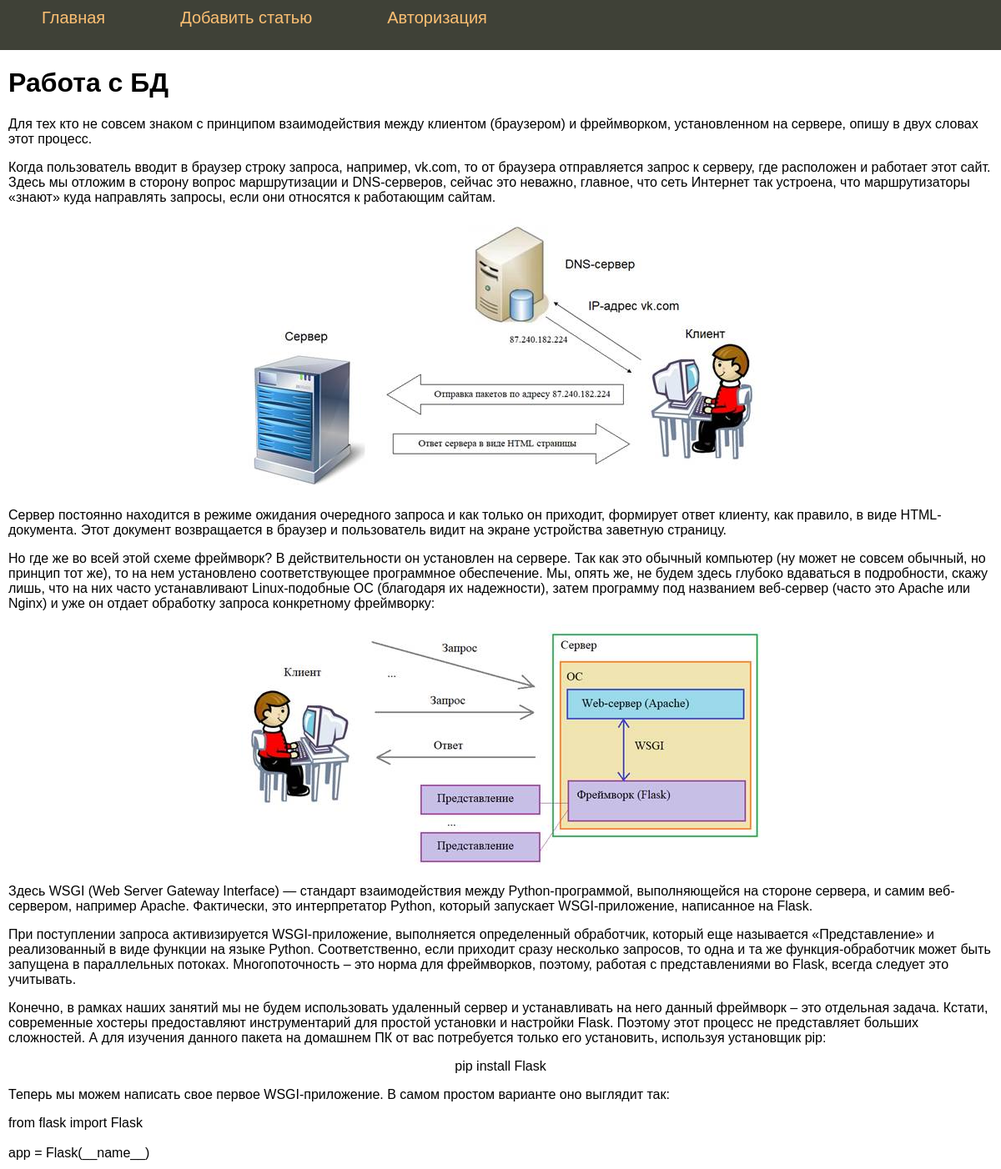
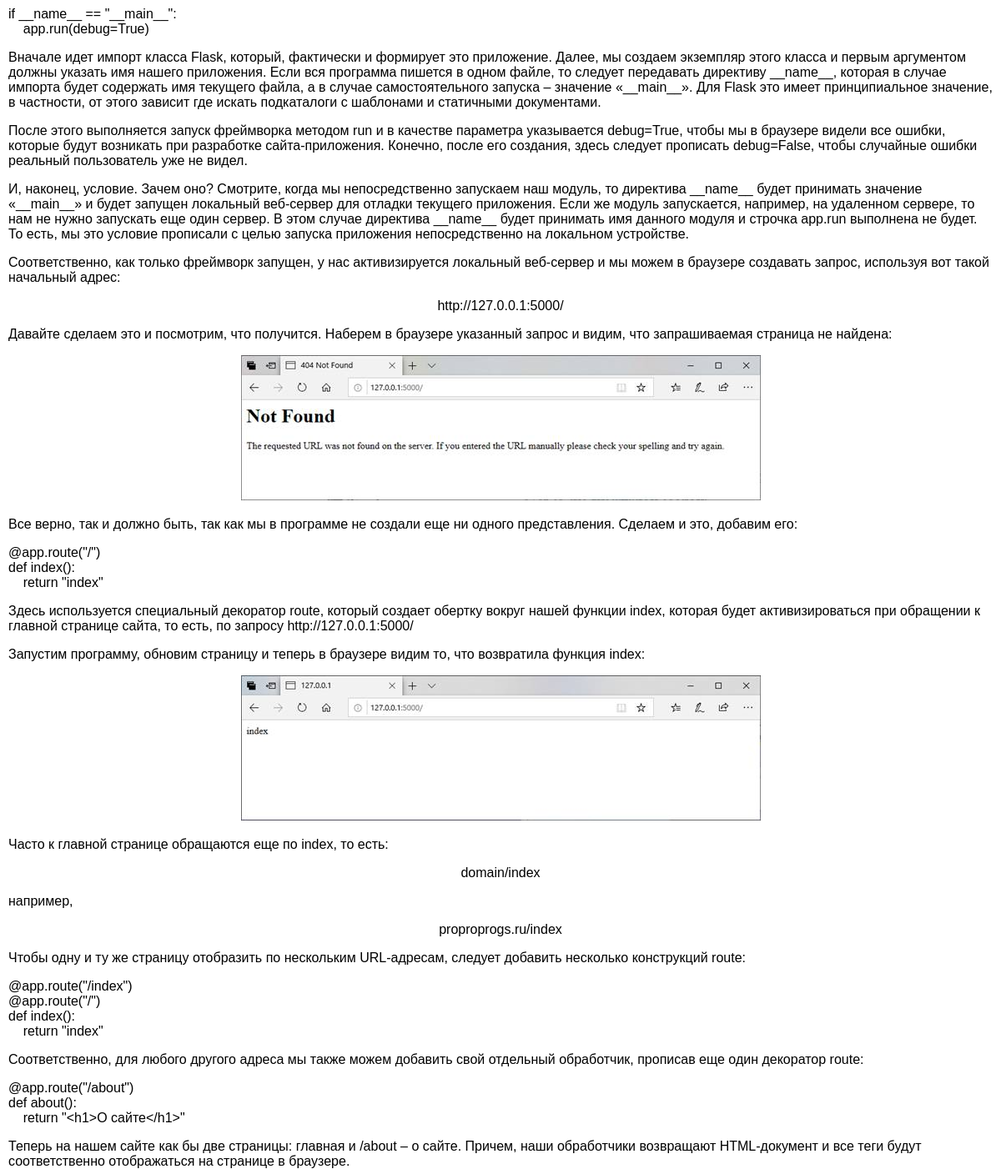
The page /post/framework-flask-intro2 on the database its author committed (2 pictures, top to bottom).
### tables this page shows
CREATE TABLE mainmenu (
id integer PRIMARY KEY AUTOINCREMENT,
title text NOT NULL,
url text NOT NULL
);

CREATE TABLE posts (
id integer PRIMARY KEY AUTOINCREMENT,
title text NOT NULL,
text text NOT NULL,
url text NOT NULL,
time integer NOT NULL
);

### flsite.py (the view)
@app.route("/post/<alias>")
def showPost(alias):
    title,post = dbase.getPost(alias)
    if not title:
        abort(404)
    return render_template('post.html', menu=dbase.getMenu(), title=title, post=post)

### FDataBase.py (called while the page is built)
    def getMenu(self):
        sql = '''SELECT * FROM mainmenu'''
        try:
            self.__cur.execute(sql)
            res = self.__cur.fetchall()
            if res: return res
        except:
            print("Ошибка чтения из БД")
        return []

    def getPost(self, alias):
        try:
            self.__cur.execute(f"SELECT title, text FROM posts WHERE url LIKE '{alias}' LIMIT 1")
            res = self.__cur.fetchone()
            if res:
                return res
        except sqlite3.Error as e:
            print("Ошибка получения статьи из БД"+str(e))
        return (False, False)

### flsite.py (called while the page is built)
def connect_db():
    conn = sqlite3.connect(app.config['DATABASE'])
    conn.row_factory = sqlite3.Row
    return conn

def get_db():
    if not hasattr(g, 'link_db'):
        g.link_db = connect_db()
    return g.link_db

@app.before_request
def before_request():
    global dbase
    db = get_db()
    dbase=FDataBase(db)

### templates/post.html
{% extends 'base.html' %}
{% block content %}
    {{ super() }}
    {{ post | safe }}
{% endblock %}

### templates/base.html (shortened to what this page needs)
<!doctype html>
<html lang="ru">
<head>
    <link rel="stylesheet" href="{{ url_for('static', filename='css/style.css') }}">
</head>
<body>
    {% block content %}
        <ul class="mainmenu">
            {% for m in menu %}
                <li><a href="{{ m.url }}">{{ m.title }}</a></li>
            {% endfor %}
        </ul>
        <div class="content">
            {% if title %}
                <h1>{{ title }}</h1>
            {% else %}
                <h1>Главная страница</h1>
            {% endif %}
    {% endblock %}
    </div>
</body>
</html>

### static/css/style.css (style rules this page uses)
html, body { font-family: 'Arial'; margin: 0; padding: 0; height: 100%; width: 100%; }
a { color: #005962; text-decoration: none; }
ul.mainmenu { list-style: none; background: #3F4137; height: 60px; margin: 0; padding: 0; color: #fdc073; font-size: 20px; overflow: hidden; }
ul.mainmenu li { float: left; margin: 10px 40px 0 50px; }
ul.mainmenu li a { color: #fdc073; text-decoration: none; }
.content { margin: 10px; }

### rows shown on the page
mainmenu: title "Главная"
mainmenu: title "Добавить статью"
mainmenu: title "Авторизация"
posts: title "Работа с БД", text "Для тех кто не совсем знаком с принципом взаимодействия между клиентом (браузером) и фреймворком, установленном на сервере, опишу в двух словах этот процесс. Когда пользователь вводит в браузер строку запроса, например, vk.com, то от браузера отправляется запрос к серверу, где расположен и работает этот сайт. Здесь мы отложим в сторону вопрос маршрутизации и DNS-серверов, сейчас это неважно, главное, что сеть Интернет так устроена, что маршрутизаторы «знают» куда направлять запросы, если они относятся к работающим сайтам. Сервер постоянно находится в режиме ожидания очередного запроса и как только он приходит, формирует ответ клиенту, как правило, в виде HTML-документа. Этот документ…", text (picture)
